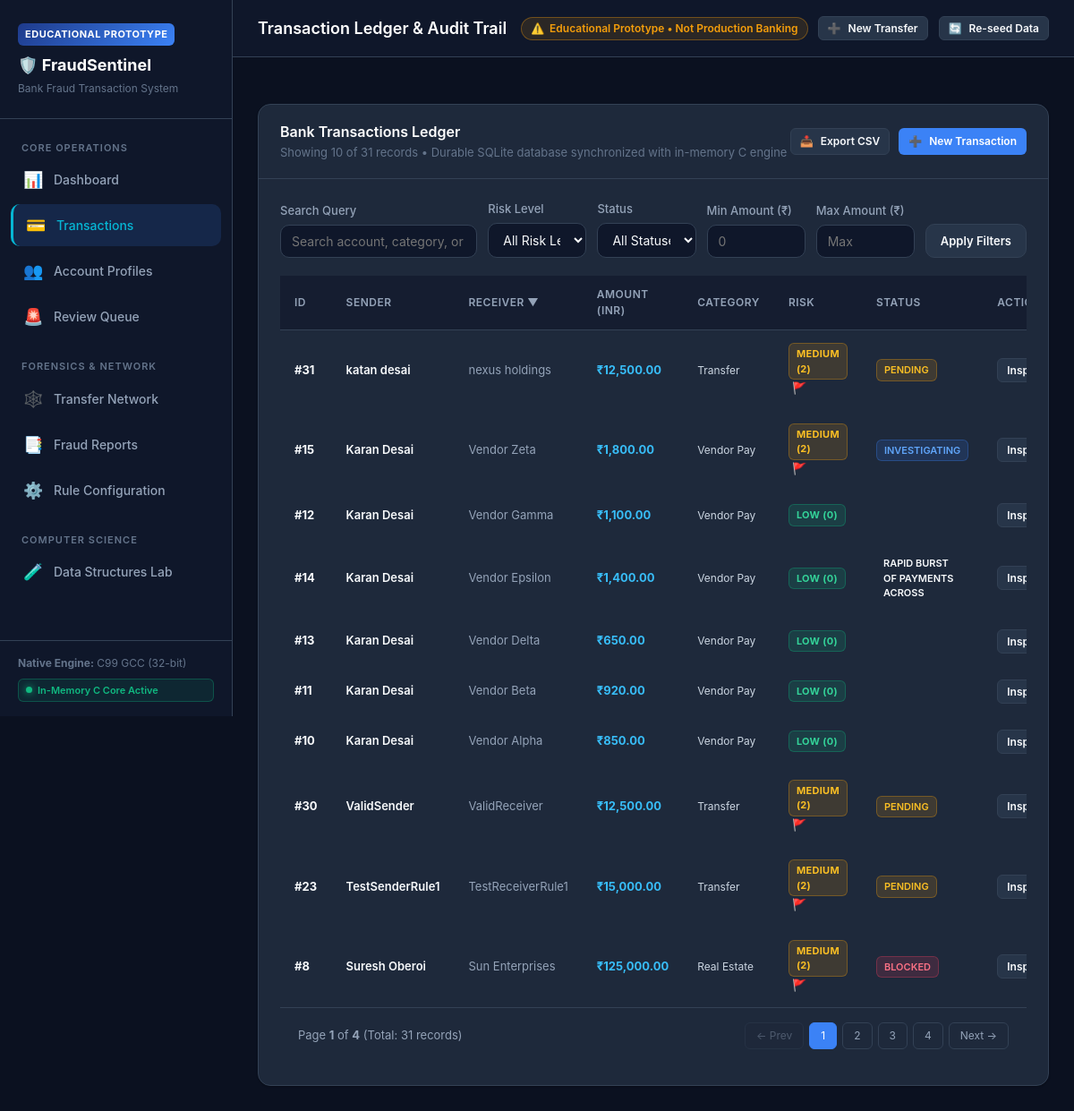
The app's page /transactions?sort_by=receiver&sort_order=desc&search=&risk=&status= with its own data.
### tables this page shows
CREATE TABLE transactions (
        id INTEGER PRIMARY KEY,
        sender TEXT NOT NULL,
        receiver TEXT NOT NULL,
        amount REAL NOT NULL,
        timestamp TEXT NOT NULL,
        category TEXT DEFAULT 'Transfer',
        risk_score INTEGER DEFAULT 0,
        risk_level TEXT DEFAULT 'LOW',
        is_flagged INTEGER DEFAULT 0,
        flag_reason TEXT,
        review_status TEXT DEFAULT 'PENDING',
        analyst_notes TEXT
    );

### routes/transaction_routes.py (the view)
@transactions_bp.route('/transactions')
def list_transactions():
    search = request.args.get('search', '')
    risk_filter = request.args.get('risk', '')
    status_filter = request.args.get('status', '')
    min_amount_str = request.args.get('min_amount', '')
    max_amount_str = request.args.get('max_amount', '')
    sort_by = request.args.get('sort_by', 'id')
    sort_order = request.args.get('sort_order', 'desc')
    page = int(request.args.get('page', 1))
    page_size = int(request.args.get('page_size', 10))
    min_amount = float(min_amount_str) if min_amount_str else None
    max_amount = float(max_amount_str) if max_amount_str else None
    result = database.query_transactions(
        search=search,
        risk_filter=risk_filter,
        status_filter=status_filter,
        min_amount=min_amount,
        max_amount=max_amount,
        sort_by=sort_by,
        sort_order=sort_order,
        page=page,
        page_size=page_size
    )
    return render_template(
        'transactions/index.html',
        transactions=result['items'],
        total=result['total'],
        page=result['page'],
        page_size=result['page_size'],
        total_pages=result['total_pages'],
        search=search,
        risk_filter=risk_filter,
        status_filter=status_filter,
        min_amount=min_amount_str,
        max_amount=max_amount_str,
        sort_by=sort_by,
        sort_order=sort_order
    )

### database.py (called while the page is built)
def get_db_connection() -> sqlite3.Connection:
    os.makedirs(DATA_DIR, exist_ok=True)
    conn = sqlite3.connect(DB_PATH)
    conn.row_factory = sqlite3.Row
    return conn

### templates/transactions/index.html (shortened to what this page needs)
{% extends "base.html" %}
{% block title %}Transaction Ledger & Audit Trail{% endblock %}
{% block content %}
<div class="card">
  <div class="card-header">
    <div>
      <div class="card-title">Bank Transactions Ledger</div>
      <div class="card-subtitle">Showing {{ transactions|length }} of {{ total }} records &bull; Durable SQLite database synchronized with in-memory C engine</div>
    </div>
    <div style="display:flex;gap:10px;">
      <a href="{{ url_for('transactions.export_csv') }}" class="btn btn-secondary btn-sm" title="Download ledger in CSV format">
        <span>📥</span>
        <span>Export CSV</span>
      </a>
      <button type="button" class="btn btn-primary btn-sm" onclick="openModal('quickTransferModal')">
        <span>➕</span>
        <span>New Transaction</span>
      </button>
    </div>
  </div>
  <div class="card-body">
    <form method="GET" action="{{ url_for('transactions.list_transactions') }}" style="margin-bottom:20px;">
      <div style="display:grid;grid-template-columns:2fr 1fr 1fr 1fr 1fr auto;gap:12px;align-items:end;">
        <div class="form-group" style="margin:0;">
          <label class="form-label">Search Query</label>
          <input type="text" name="search" class="form-control" placeholder="Search account, category, or ID..." value="{{ search }}">
        </div>
        <div class="form-group" style="margin:0;">
          <label class="form-label">Risk Level</label>
          <select name="risk" class="form-control">
            <option value="ALL" {% if risk_filter == 'ALL' or not risk_filter %}selected{% endif %}>All Risk Levels</option>
          </select>
        </div>
        <div class="form-group" style="margin:0;">
          <label class="form-label">Status</label>
          <select name="status" class="form-control">
            <option value="ALL" {% if status_filter == 'ALL' or not status_filter %}selected{% endif %}>All Statuses</option>
          </select>
        </div>
        <div class="form-group" style="margin:0;">
          <label class="form-label">Min Amount (₹)</label>
          <input type="number" step="100" name="min_amount" class="form-control" placeholder="0" value="{{ min_amount }}">
        </div>
        <div class="form-group" style="margin:0;">
          <label class="form-label">Max Amount (₹)</label>
          <input type="number" step="100" name="max_amount" class="form-control" placeholder="Max" value="{{ max_amount }}">
        </div>
        <div>
          <button type="submit" class="btn btn-secondary" style="height:38px;">Apply Filters</button>
        </div>
      </div>
    </form>
    <div class="table-responsive">
      <table class="table">
        <thead>
          <tr>
            <th>
              <a href="{{ url_for('transactions.list_transactions', sort_by='id', sort_order='asc' if sort_by == 'id' and sort_order == 'desc' else 'desc', search=search, risk=risk_filter, status=status_filter) }}" style="color:inherit;text-decoration:none;">
                ID {% if sort_by == 'id' %}{{ '▲' if sort_order == 'asc' else '▼' }}{% endif %}
              </a>
            </th>
            <th>
              <a href="{{ url_for('transactions.list_transactions', sort_by='sender', sort_order='asc' if sort_by == 'sender' and sort_order == 'desc' else 'desc', search=search, risk=risk_filter, status=status_filter) }}" style="color:inherit;text-decoration:none;">
                Sender {% if sort_by == 'sender' %}{{ '▲' if sort_order == 'asc' else '▼' }}{% endif %}
              </a>
            </th>
            <th>
              <a href="{{ url_for('transactions.list_transactions', sort_by='receiver', sort_order='asc' if sort_by == 'receiver' and sort_order == 'desc' else 'desc', search=search, risk=risk_filter, status=status_filter) }}" style="color:inherit;text-decoration:none;">
                Receiver {% if sort_by == 'receiver' %}{{ '▲' if sort_order == 'asc' else '▼' }}{% endif %}
              </a>
            </th>
            <th>
              <a href="{{ url_for('transactions.list_transactions', sort_by='amount', sort_order='asc' if sort_by == 'amount' and sort_order == 'desc' else 'desc', search=search, risk=risk_filter, status=status_filter) }}" style="color:inherit;text-decoration:none;">
                Amount (INR) {% if sort_by == 'amount' %}{{ '▲' if sort_order == 'asc' else '▼' }}{% endif %}
              </a>
            </th>
            <th>Category</th>
            <th>
              <a href="{{ url_for('transactions.list_transactions', sort_by='risk_score', sort_order='asc' if sort_by == 'risk_score' and sort_order == 'desc' else 'desc', search=search, risk=risk_filter, status=status_filter) }}" style="color:inherit;text-decoration:none;">
                Risk {% if sort_by == 'risk_score' %}{{ '▲' if sort_order == 'asc' else '▼' }}{% endif %}
              </a>
            </th>
            <th>Status</th>
            <th>Actions</th>
          </tr>
        </thead>
        <tbody>
          {% if transactions %}
            {% for tx in transactions %}
            <tr>
              <td><strong>#{{ tx.id }}</strong></td>
              <td>
                <a href="{{ url_for('accounts.account_detail', account_name=tx.sender) }}" style="color:#f8fafc;text-decoration:none;font-weight:600;">
                  {{ tx.sender }}
                </a>
              </td>
              <td>
                <a href="{{ url_for('accounts.account_detail', account_name=tx.receiver) }}" style="color:#94a3b8;text-decoration:none;">
                  {{ tx.receiver }}
                </a>
              </td>
              <td><strong style="color:#38bdf8;">₹{{ "{:,.2f}".format(tx.amount) }}</strong></td>
              <td><span style="font-size:12px;color:#cbd5e1;">{{ tx.category }}</span></td>
              <td>
                <span class="badge-risk badge-risk-{{ tx.risk_level.lower() }}">
                  {{ tx.risk_level }} ({{ tx.risk_score }})
                </span>
                {% if tx.is_flagged %}
                  <span title="{{ tx.flag_reason }}" style="cursor:help;margin-left:4px;">🚩</span>
                {% endif %}
              </td>
              <td>
                <span class="badge-status status-{{ tx.review_status.lower() }}">{{ tx.review_status }}</span>
              </td>
              <td>
                <div style="display:flex;gap:6px;">
                  <button type="button" class="btn btn-secondary btn-sm" onclick="inspectTransaction({{ tx.id }})" title="Inspect Details">
                    Inspect
                  </button>
                </div>
              </td>
            </tr>
            {% endfor %}
          {% else %}
            <tr>
              <td colspan="8" style="text-align:center;padding:36px;color:#64748b;">
                No transactions match the selected filter criteria.
              </td>
            </tr>
          {% endif %}
        </tbody>
      </table>
    </div>
    <div class="pagination-bar">
      <div>
        Page <strong>{{ page }}</strong> of <strong>{{ total_pages }}</strong> (Total: {{ total }} records)
      </div>
      <div class="pagination-nav">
        {% if page > 1 %}
          <a href="{{ url_for('transactions.list_transactions', page=page-1, search=search, risk=risk_filter, status=status_filter, min_amount=min_amount, max_amount=max_amount, sort_by=sort_by, sort_order=sort_order) }}" class="page-btn">
            &larr; Prev
          </a>
        {% else %}
          <span class="page-btn disabled">&larr; Prev</span>
        {% endif %}
        {% for p in range(1, total_pages + 1) %}
          {% if p == page %}
            <span class="page-btn active">{{ p }}</span>
          {% elif p <= 5 or p > total_pages - 2 or (p >= page - 1 and p <= page + 1) %}
            <a href="{{ url_for('transactions.list_transactions', page=p, search=search, risk=risk_filter, status=status_filter, min_amount=min_amount, max_amount=max_amount, sort_by=sort_by, sort_order=sort_order) }}" class="page-btn">
              {{ p }}
            </a>
          {% endif %}
        {% endfor %}
        {% if page < total_pages %}
          <a href="{{ url_for('transactions.list_transactions', page=page+1, search=search, risk=risk_filter, status=status_filter, min_amount=min_amount, max_amount=max_amount, sort_by=sort_by, sort_order=sort_order) }}" class="page-btn">
            Next &rarr;
          </a>
        {% else %}
          <span class="page-btn disabled">Next &rarr;</span>
        {% endif %}
      </div>
    </div>
  </div>
</div>
{% endblock %}

### records on screen
transactions: id "31", sender "katan desai", receiver "nexus holdings", amount "12,500.00", category "Transfer", risk_level "MEDIUM", risk_score "2", review_status "PENDING"
transactions: id "15", sender "Karan Desai", receiver "Vendor Zeta", amount "1,800.00", category "Vendor Pay", risk_level "MEDIUM", risk_score "2", review_status "INVESTIGATING"
transactions: id "12", sender "Karan Desai", receiver "Vendor Gamma", amount "1,100.00", category "Vendor Pay", risk_level "LOW", risk_score "0"
transactions: id "14", sender "Karan Desai", receiver "Vendor Epsilon", amount "1,400.00", category "Vendor Pay", risk_level "LOW", risk_score "0", review_status "RAPID BURST OF PAYMENTS ACROSS"
transactions: id "13", sender "Karan Desai", receiver "Vendor Delta", amount "650.00", category "Vendor Pay", risk_level "LOW", risk_score "0"
transactions: id "11", sender "Karan Desai", receiver "Vendor Beta", amount "920.00", category "Vendor Pay", risk_level "LOW", risk_score "0"
transactions: id "10", sender "Karan Desai", receiver "Vendor Alpha", amount "850.00", category "Vendor Pay", risk_level "LOW", risk_score "0"
transactions: id "30", sender "ValidSender", receiver "ValidReceiver", amount "12,500.00", category "Transfer", risk_level "MEDIUM", risk_score "2", review_status "PENDING"
transactions: id "23", sender "TestSenderRule1", receiver "TestReceiverRule1", amount "15,000.00", category "Transfer", risk_level "MEDIUM", risk_score "2", review_status "PENDING"
transactions: id "8", sender "Suresh Oberoi", receiver "Sun Enterprises", amount "125,000.00", category "Real Estate", risk_level "MEDIUM", risk_score "2", review_status "BLOCKED"

### other values on screen
{{ prototype_label }} "EDUCATIONAL PROTOTYPE"
{{ transactions|length }} "10"
{{ total }} "31"
{{ '▲' if sort_order == 'asc' else '▼' }} "▼"
{{ page }} "1"
{{ total_pages }} "4"
{{ p }} "1"
{{ p }} "2" "3" "4"
